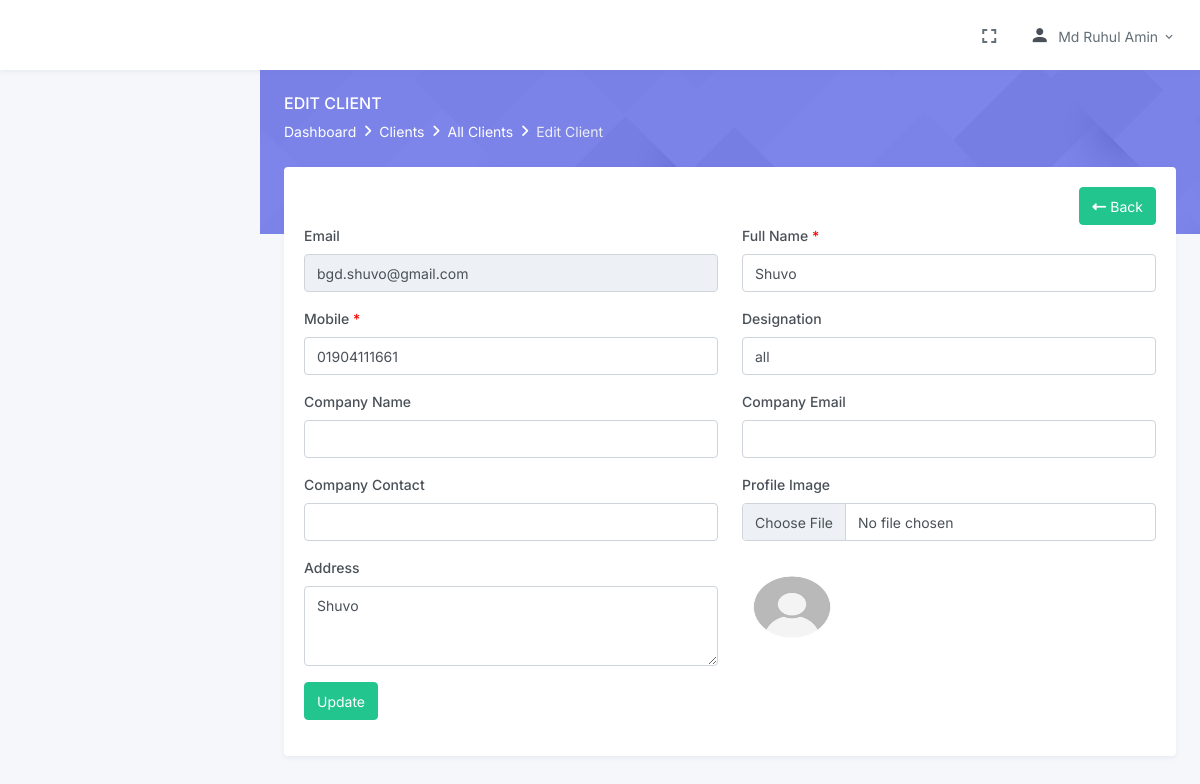
The page /edit_client.php?id_no=28 (signed in) on the database its author committed.
### tables this page shows
CREATE TABLE `clients` (
  `id` int(255) NOT NULL,
  `clientid` varchar(255) NOT NULL,
  `name` varchar(50) NOT NULL,
  `email` varchar(50) NOT NULL,
  `mobail` varchar(11) NOT NULL,
  `password` varchar(50) NOT NULL,
  `designation` varchar(50) NOT NULL,
  `company_name` varchar(100) NOT NULL,
  `company_email` varchar(50) NOT NULL,
  `company_contact` varchar(11) NOT NULL,
  `company_address` text NOT NULL,
  `client_img` varchar(500) NOT NULL DEFAULT 'set_profile.jpeg',
  `created_at` datetime NOT NULL,
  `created_by` int(11) NOT NULL,
  `updated_at` datetime DEFAULT NULL,
  `updated_by` int(11) DEFAULT NULL,
  `vkey` varchar(100) DEFAULT NULL,
  `balance` float DEFAULT '0',
  `status` int(11) NOT NULL
);

### inc/functions.inc.php (called while the page is built, shortened)
<?php
function db_conn()
{
    $db = mysqli_connect("localhost", "bgdbilli_client", "bgdclient", "bgdbilli_client");
    return $db;
}
function get_safe_value($str)
{
    if ($str != '') {
        $str = trim($str);
        $str = htmlspecialchars($str);
        return mysqli_real_escape_string(db_conn(), $str);
    }
}
function select($table_name, $field_names, $conditions = "", $join = "")
{
    $new_conditions = $conditions;
    if ($conditions) {
        $new_conditions =  "WHERE $conditions ";
    }
      $select = "SELECT $field_names FROM $table_name $join $new_conditions";
    $result = mysqli_query(db_conn(), $select);
    return $result;
}

### edit_client.php (the view, shortened to what this page needs)
<?php
require_once 'inc/header.inc.php';
if (isset($_GET['id_no'])) {
    $getid= get_safe_value($_GET['id_no']);
    $condition=" id= $getid ";
   	$getdata=select('clients','*',$condition);
    if ($getdata) {
    $singledata=mysqli_fetch_assoc($getdata);
?>
            <div class="main-content">
                <div class="page-content">
                    <div class="page-title-box">
                        <div class="container-fluid">
                         <div class="row align-items-center">
                             <div class="col-sm-6">
                                 <div class="page-title">
                                     <h4>Edit Client</h4>
                                         <ol class="breadcrumb m-0">
                                             <li class="breadcrumb-item"><a href="index.php">Dashboard</a></li>
                                             <li class="breadcrumb-item"><a href="all_client.php">Clients</a></li>
                                             <li class="breadcrumb-item"><a href="all_client.php">All Clients</a></li>
                                             <li class="breadcrumb-item active">Edit Client</li>
                                         </ol>
                                 </div>
                             </div>
                         </div>
                        </div>
                     </div>
                    <div class="container-fluid">
                        <div class="page-content-wrapper">
                            <div class="row">
                                <div class="col-12">
                                    <div class="card">
                                        <div class="card-body">
                                            <div class="row">
                                                <div class="col-xl-12 col-lg-12 col-md-12 col-sm-12 d-flex justify-content-end">
                                                    <a href="all_client.php" class="btn btn-success float-right"><i class="fas fa-long-arrow-alt-left"></i> Back</a>
                                                </div>
                                            </div>
                                            <form id="edit_client" action="edit_client_action.php" method="POST" enctype="multipart/form-data">
                                                         <div class="row">
                                                             <div class="col-lg-6">
                                                                    <div class="mb-3">
                                                                        <label class="form-label" for="progress-basicpill-firstname-input">Email</label>
                                                                        <input type="text" name="name" class="form-control" id="progress-basicpill-firstname-input" readonly value="<?=$singledata['email'];?>">
                                                                    </div>
                                                                </div>
                                                                <div class="col-lg-6">
                                                                    <div class="mb-3">
                                                                        <label class="form-label" for="progress-basicpill-firstname-input">Full Name <span>*</span></label>
                                                                        <input type="text" name="name" class="form-control name" id="progress-basicpill-firstname-input" value="<?=$singledata['name'];?>">
                                                                    </div>
                                                                </div>
                                                            </div>
                                                            <div class="row">
                                                            <div class="col-lg-6">
                                                                    <div class="mb-3">
                                                                        <label class="form-label" for="progress-basicpill-phoneno-input">Mobile <span>*</span></label>
                                                                        <input type="text" class="form-control mobile" name="mobile" id="progress-basicpill-phoneno-input" value="<?=$singledata['mobail'];?>">
                                                                    </div>
                                                                </div>
                                                                <div class="col-lg-6">
                                                                    <div class="mb-3">
                                                                        <label class="form-label" for="progress-basicpill-email-input">Designation</label>
                                                                        <input type="text" name="designation" class="form-control designation" id="progress-basicpill-email-input" value="<?=$singledata['designation'];?>">
                                                                    </div>
                                                                </div>
                                                            </div>
                                                            <div class="row">
                                                                 <div class="col-lg-6">
                                                                    <div class="mb-3">
                                                                        <label class="form-label" for="progress-basicpill-phoneno-input">Company Name</label>
                                                                        <input type="text" name="cname" class="form-control cname" id="progress-basicpill-phoneno-input" value="<?=$singledata['company_name'];?>">
                                                                    </div>
                                                                </div>
                                                                <div class="col-lg-6">
                                                                    <div class="mb-3">
                                                                        <label class="form-label" for="progress-basicpill-email-input">Company Email</label>
                                                                        <input type="email" name="cemail" class="form-control cemail" id="progress-basicpill-email-input" value="<?=$singledata['company_email'];?>">
                                                                    </div>
                                                                </div>
                                                            </div>
                                                            <div class="row">
                                                                <div class="col-lg-6">
                                                                    <div class="mb-3">
                                                                        <label class="form-label" for="progress-basicpill-phoneno-input">Company Contact</label>
                                                                        <input type="text" name="cmobile" class="form-control cmobile" id="progress-basicpill-phoneno-input" value="<?=$singledata['company_contact'];?>">
                                                                    </div>
                                                                </div>
                                                                <div class="col-lg-6 col-md-6">
                                                                    <div class="mb-3">
                                                                        <label class="form-label" for="progress-basicpill-address-input">Profile Image</label>
                                                                        <input type="file" name="image" accept=".jpg,.png,.jfif,.PNG,.JPG,.JPEG,.jpeg" class="form-control">
                                                                    </div>
                                                                </div>
                                                            </div>
                                                            <div class="row">
                                                            <div class="col-lg-6 col-md-6">
                                                                    <div class="mb-3">
                                                                        <label class="form-label" for="progress-basicpill-address-input">Address</label>
                                                                        <textarea id="progress-basicpill-address-input" name="caddress" class="form-control caddress" rows="3"><?=$singledata['name'];?></textarea>
                                                                    </div>
                                                                </div>
                                                                <div class="col-lg-6 col-md-6">
                                                                    <a target="_blank" href="assets/images/upload/<?=$singledata['client_img']?>"><img src="assets/images/upload/<?=$singledata['client_img']?>" style="width:100px;height:80px;margin-top:10px;"></a>
                                                                </div>
                                                                </div>
                                                            <div class="row">
                                                                <div class="col-lg-12">
                                                                    <div class="mb-3">
                                                                        <input type="submit" name="edit_client" id="submitbtn" value="Update" class="btn btn-success" />
                                                                    </div>
                                                                </div>
                                                            </div>
                                                            <div class="reg_wrrongsms"></div>
                                                        </form>
                                        </div>
                                    </div>
                                </div>
                            </div>
                    </div>
                </div>
    <?php
    require_once 'inc/footer.inc.php';
	}
}
     ?>

### assets/css/style.css (style rules this page uses)
form span { color: red; }
.reg_wrrongsms { position: fixed; padding: 10px; top: 10px; right: 10px; z-index: 99999; }

### rows shown on the page
clients: name "bgd.shuvo@gmail.com", name "Shuvo", mobile "01904111661", designation "all", caddress "Shuvo", client_img (picture)

### other values the page prints
$_SESSION['USER_NAME'] "Md Ruhul Amin"
